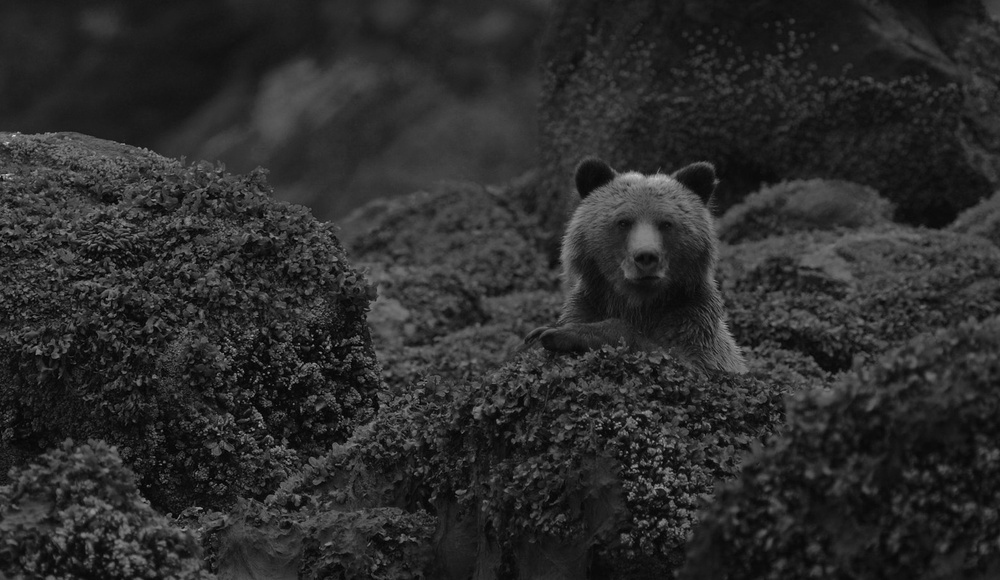
#> input picture Computer-vision/image/1.jpg, 1000 x 580 px, shrunk from 1560 x 905 before the run, found by its file name
$ python gamma.py
#> lines starting #> are read from the running program, lines starting #| are printed output that depends on the picture
import numpy as np
import cv2


def adjust_gamma(image, gamma=1.0):
    # 建立查找表，将像素值[0，255]映射到调整后的伽玛值
    # 遍历[0，255]范围内的所有像素值来构建查找表，然后再提高到反伽马的幂-然后将该值存储在表格中
    invGamma = 1.0 / gamma
    table = np.array([((i / 255.0) ** invGamma) * 255
                      for i in np.arange(0, 256)]).astype("uint8")

    # 使用查找表应用伽玛校正
    return cv2.LUT(image, table)


if __name__ == "__main__":
    # 加载原始图像
    img = cv2.imread("./image/1.jpg", 0)
#> img is the input picture: shape (580, 1000); min 0, max 224, mean 43.8
    cv2.imshow("original", img)
    img1 = adjust_gamma(img, 0.7)
#> in adjust_gamma, `return cv2.LUT(image, table)`:
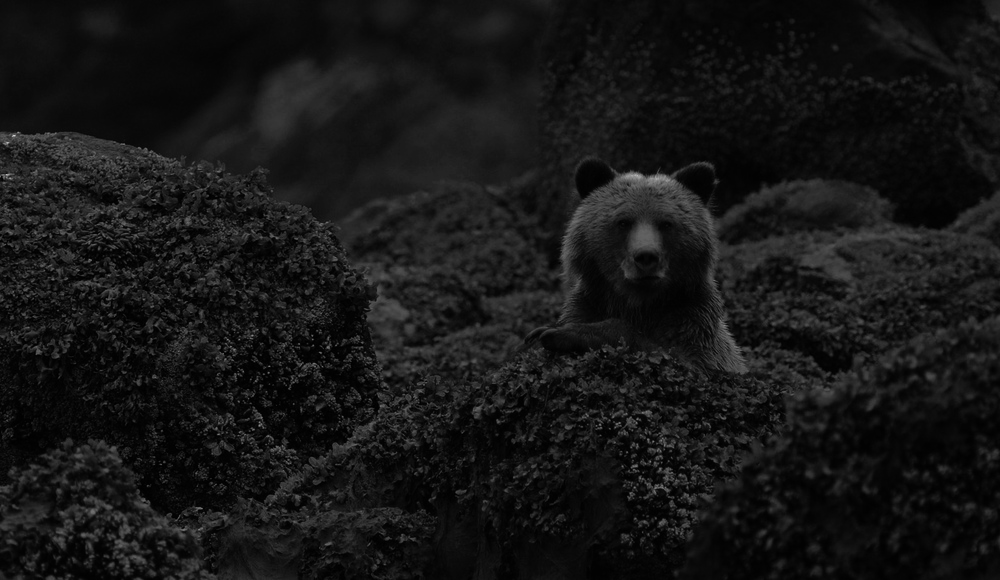
#> returned value: shape (580, 1000); min 0, max 211, mean 21.7
    img2 = adjust_gamma(img, 1.5)
#> call 2 of adjust_gamma, with gamma = 1.5
#> in adjust_gamma (call 2), `return cv2.LUT(image, table)`:
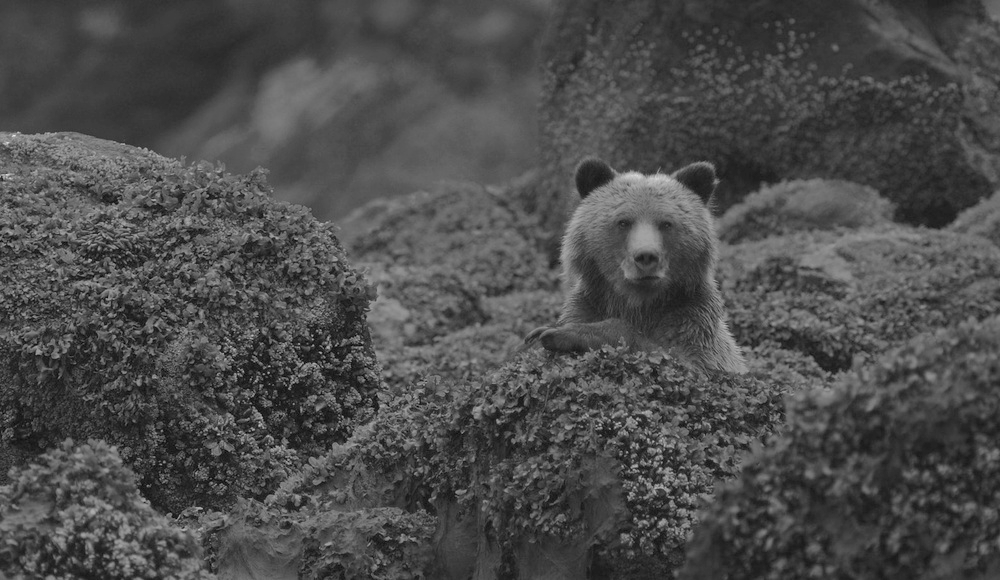
#> returned value: shape (580, 1000); min 0, max 233, mean 76
    cv2.imshow("gamma=0.7", img1)
    cv2.imshow("gamma=1.5", img2)
    cv2.waitKey(0)
    cv2.destroyAllWindows()

$ run again, with Computer-vision/image/2.jpg copied over Computer-vision/image/1.jpg
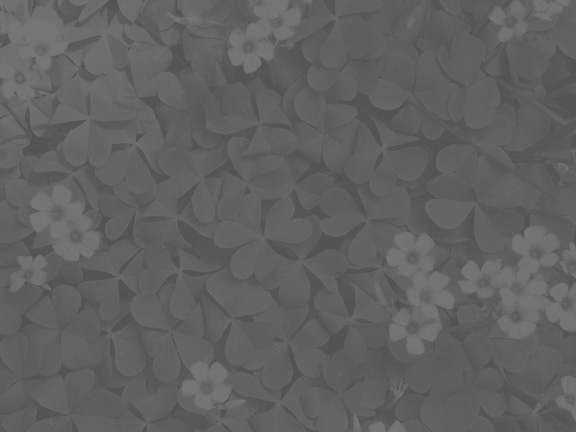
#> input picture Computer-vision/image/2.jpg, 576 x 432 px, found by its file name
#> img is the input picture: shape (432, 576); min 78, max 121, mean 97.2
#> in adjust_gamma, `return cv2.LUT(image, table)`:
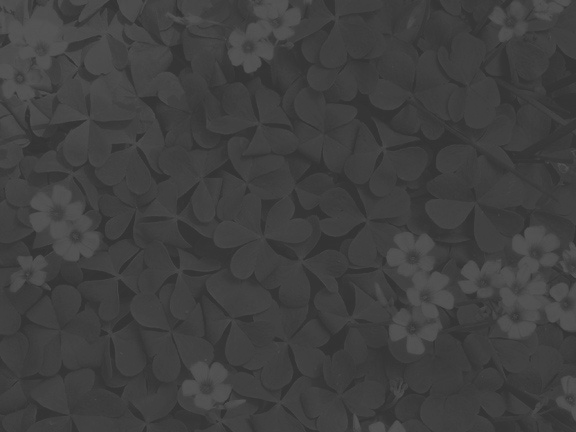
#> returned value: shape (432, 576); min 46, max 87, mean 63.9
#> in adjust_gamma (call 2), `return cv2.LUT(image, table)`:
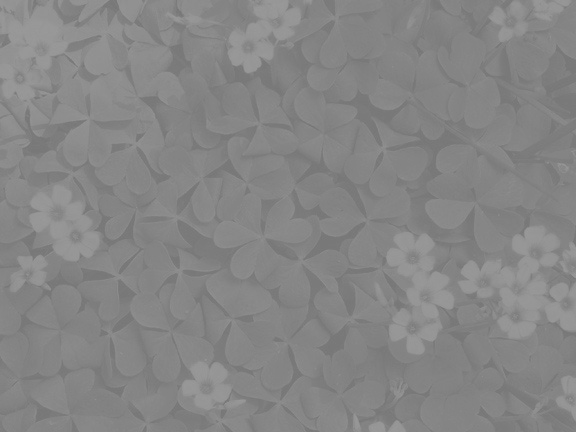
#> returned value: shape (432, 576); min 115, max 155, mean 133.4
